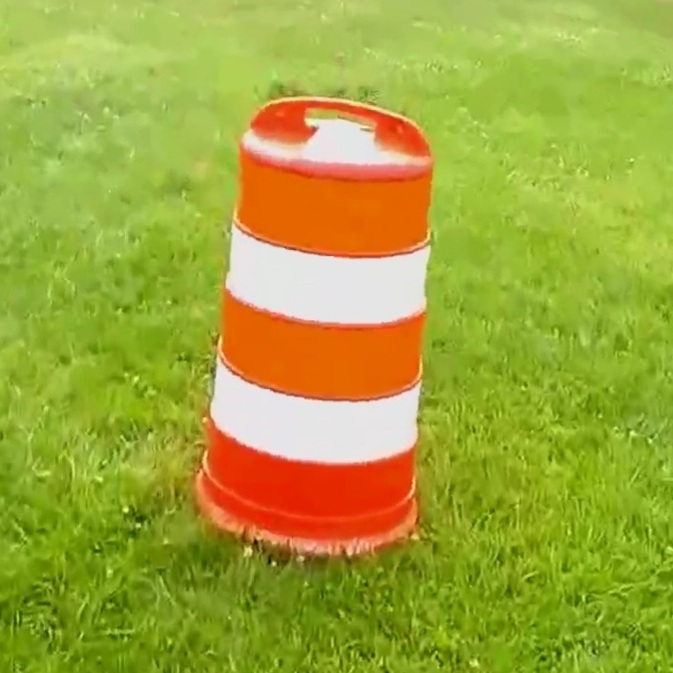
#> input picture VishalV_ME20B204/media/barrel3.jpg, 673 x 673 px
$ jupyter execute 'Task 2.ipynb'
#> lines starting #> are read from the running program, lines starting #| are printed output that depends on the picture; after the words box and inside, x2 and y2 are one past the last pixel; in counts of white or black regions, pixels touching at a corner belong together; pictures that were not available may be replaced by others from this repository, and a replacement may not be noted
[cell 1]
import cv2
import numpy as np
from matplotlib import pyplot as plt

[cell 2]
roi = cv2.imread('media/barrel3.jpg')  # Find other barrel images in the media too!
#> roi is the input picture: shape (673, 673, 3); mean B, G, R 57.6, 166.6, 160.3
roi_hsv = cv2.cvtColor(roi, cv2.COLOR_BGR2HSV)
#> roi_hsv: shape (673, 673, 3); mean H, S, V 35.5, 180.8, 184.8
plt.figure(),plt.axis("off"),plt.title("barrel HSV"),plt.imshow(roi_hsv)

[cell 3]
roi_hist = cv2.calcHist([roi_hsv],[0, 1], None, [180, 256], [0, 180, 0, 256])
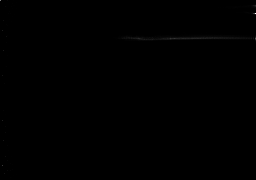
#> roi_hist: shape (180, 256) float32; min 0, max 11300, mean 9.8; drawn with min black and max white
plt.imshow(roi_hist)
plt.show()

[cell 4]
cv2.normalize(roi_hist, roi_hist, 0, 255, cv2.NORM_MINMAX)
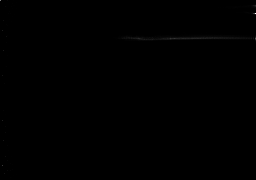
#> roi_hist: shape (180, 256) float32; 17.32% of pixels changed, all inside (x1, y1, x2, y2) = (0, 0, 256, 180); drawn with min black and max white

[cell 5]
cap = cv2.VideoCapture('media/igvc2015.mp4')

[cell 6]
while(cap.isOpened()):

        ret, target = cap.read()
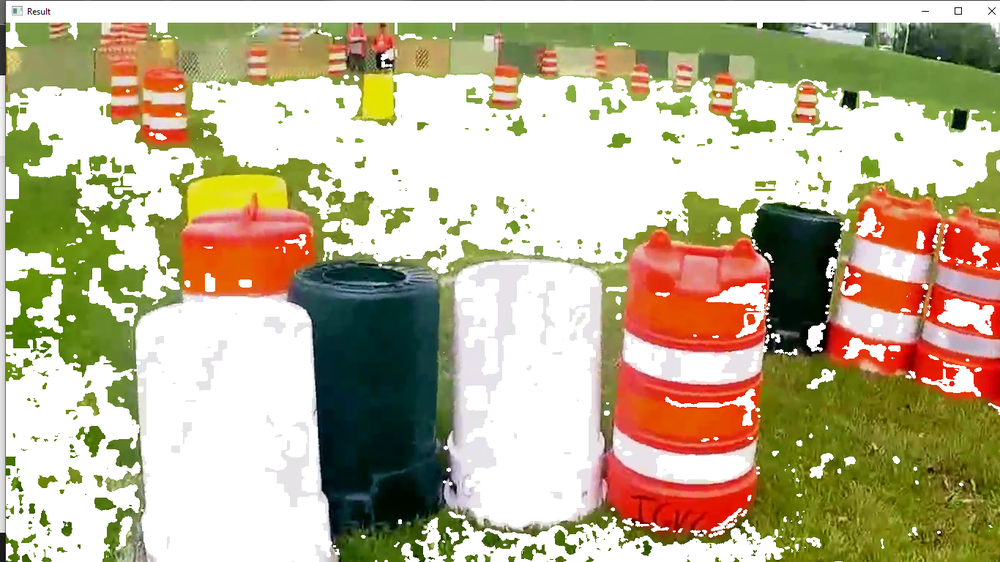
#> input picture VishalV_ME20B204/Walkthrough_pic.png, 1000 x 562 px, shrunk from 1366 x 768 before the run, given in place of igvc2015.mp4, which was not available
#> target is the input picture: shape (562, 1000, 3); mean B, G, R 147.6, 178.1, 189.4

        if ret:
            target_hsv = cv2.cvtColor(target, cv2.COLOR_BGR2HSV)
#> target_hsv: shape (562, 1000, 3); mean H, S, V 27, 92.6, 196.7
            res = cv2.calcBackProject([target_hsv], [0,1], roi_hist, [0,180,0,256], 1)  #the barrel
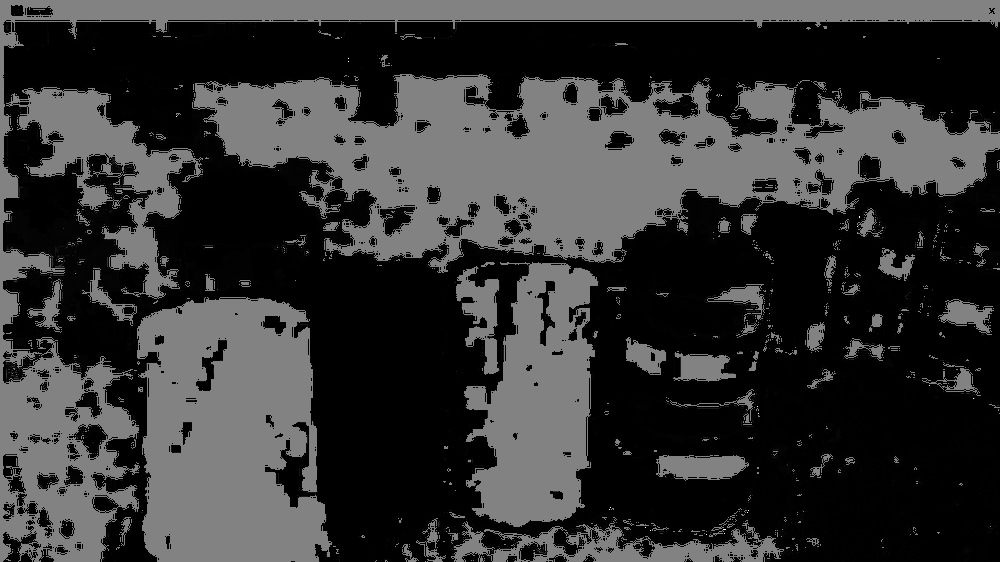
#> res: shape (562, 1000); min 0, max 255, mean 52.3

            disc = cv2.getStructuringElement(cv2.MORPH_ELLIPSE, (5,5))
            cv2.filter2D(res, -1, disc, res) #res is the matrix obtained after back projection
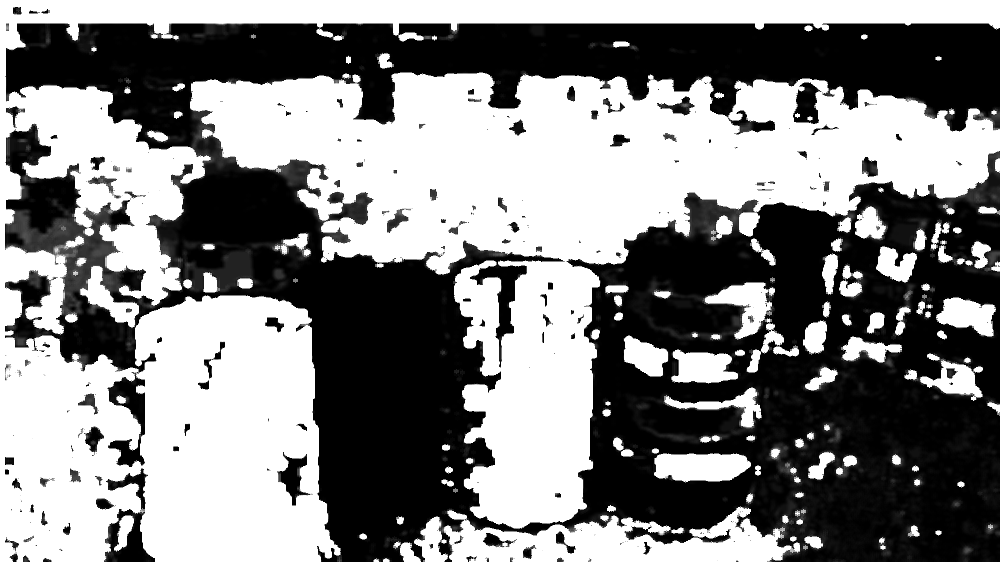
#> res: shape (562, 1000); min 0, max 255, mean 131.4

            ret, thresh = cv2.threshold(res, 80, 255, 0)
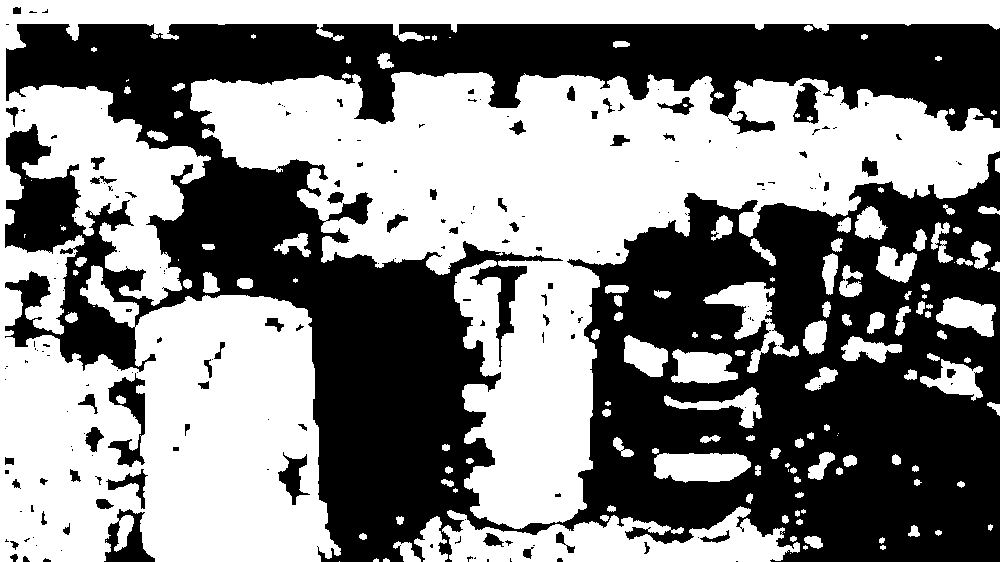
#> thresh: shape (562, 1000); 51.4% white; 197 black regions (129 under 20 px), largest, box (x1, y1, x2, y2) and area: (5, 24, 1000, 562) 262960, (108, 373, 145, 467) 1517, (104, 509, 155, 562) 1294
            final = cv2.merge((thresh,thresh,thresh))

            result = cv2.bitwise_or(target, final)
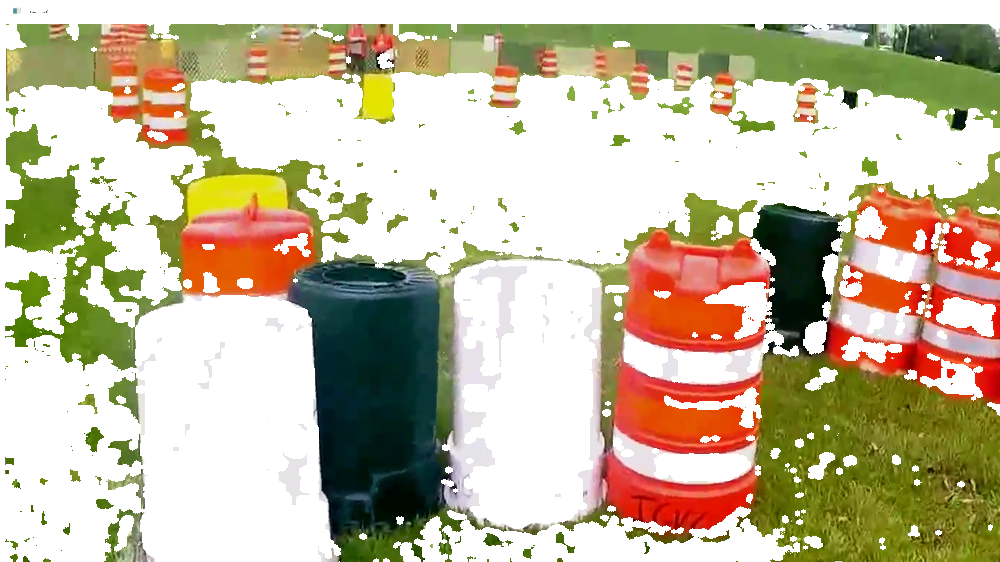
#> result: shape (562, 1000, 3); mean B, G, R 160.8, 186.9, 197.7

            cv2.imshow('Result', result)
            if cv2.waitKey(1) & 0xFF == ord('q'):
#> (key q is pressed here)
                break

        else:
            break

# When everything done, release the capture
cap.release()
cv2.destroyAllWindows()
